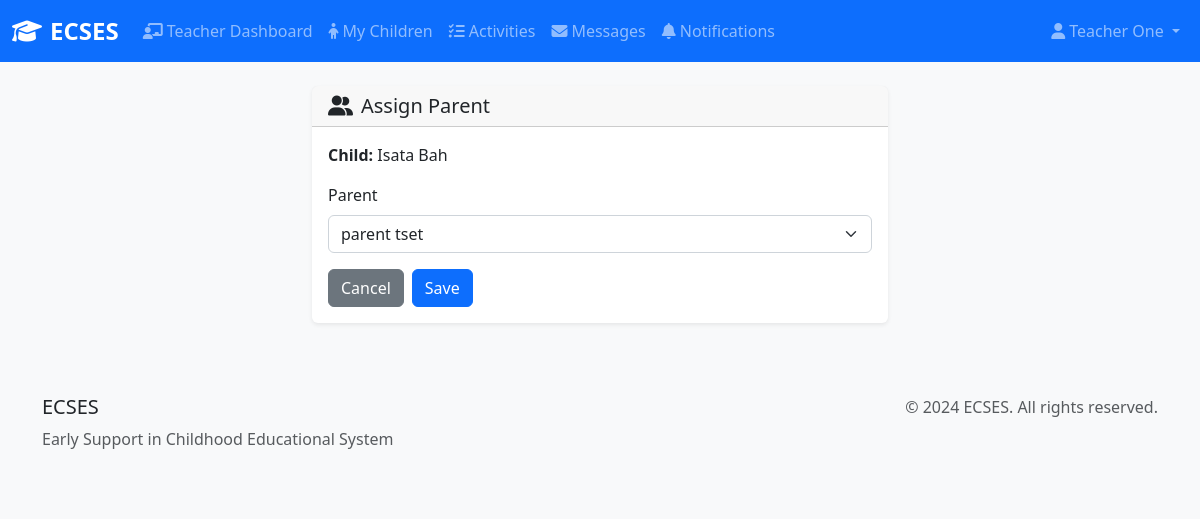
The page /earlycare/child/8/assign-parent/ (signed in) on the database its author committed.
### earlycare/models.py (models this page shows, shortened)
class Child(models.Model):
    GENDER_CHOICES = [
        ('M', 'Male'),
        ('F', 'Female'),
        ('O', 'Other'),
    ]
    first_name = models.CharField(max_length=100)
    last_name = models.CharField(max_length=100)
    date_of_birth = models.DateField()
    gender = models.CharField(max_length=1, choices=GENDER_CHOICES)
    parent = models.ForeignKey(User, on_delete=models.CASCADE, related_name='children')
    teacher = models.ForeignKey(User, on_delete=models.SET_NULL, null=True, blank=True, related_name='assigned_children', default=None)
    medical_conditions = models.TextField(blank=True, help_text="Any medical conditions or special needs")
    emergency_contact = models.CharField(max_length=100, blank=True)
    emergency_phone = models.CharField(max_length=15, blank=True)
    created_at = models.DateTimeField(auto_now_add=True)
    updated_at = models.DateTimeField(auto_now=True)
    is_active = models.BooleanField(default=True)
    class Meta:
        verbose_name = "Child"
        verbose_name_plural = "Children"
        ordering = ['last_name', 'first_name']

### earlycare/views.py (the view, shortened to what this page needs)
# urls.py: path('child/<int:child_id>/assign-parent/', views.assign_parent, name='assign_parent'),
@role_required('admin')
def assign_parent(request, child_id):
    from django.contrib.auth.models import User
    child = get_object_or_404(Child, id=child_id)
    parents = User.objects.filter(userprofile__role='parent').order_by('first_name', 'last_name')
    context = {
        'child': child,
        'parents': parents,
    }
    return render(request, 'earlycare/child/assign_parent.html', context)

### templates/earlycare/child/assign_parent.html (shortened to what this page needs)
{% extends 'base.html' %}
{% block content %}
<div class="row justify-content-center">
  <div class="col-md-8 col-lg-6">
    <div class="card">
      <div class="card-header">
        <h5 class="mb-0"><i class="fas fa-user-friends me-2"></i>Assign Parent</h5>
      </div>
      <div class="card-body">
        <p class="mb-3"><strong>Child:</strong> {{ child.first_name }} {{ child.last_name }}</p>
        <form method="post">
          <div class="mb-3">
            <label class="form-label" for="id_parent">Parent</label>
            <select id="id_parent" name="parent_id" class="form-select" required>
              {% for p in parents %}
              <option value="{{ p.id }}" {% if child.parent and child.parent.id == p.id %}selected{% endif %}>{{ p.get_full_name|default:p.username }}</option>
              {% endfor %}
            </select>
          </div>
          <div class="d-flex gap-2">
            <a class="btn btn-secondary" href="{% url 'earlycare:child_detail' child.id %}">Cancel</a>
            <button type="submit" class="btn btn-primary">Save</button>
          </div>
        </form>
      </div>
    </div>
  </div>
</div>
{% endblock %}

### templates/base.html (shortened to what this page needs)
{% load static %}
<!DOCTYPE html>
<html lang="en">
<head>
    <link href="https://cdn.jsdelivr.net/npm/bootstrap@5.3.0/dist/css/bootstrap.min.css" rel="stylesheet">
    <link href="https://cdnjs.cloudflare.com/ajax/libs/font-awesome/6.4.0/css/all.min.css" rel="stylesheet">
    <link href="{% static 'css/styles.css' %}" rel="stylesheet">
</head>
<body>
    <nav class="navbar navbar-expand-lg navbar-dark bg-primary">
        <div class="container-fluid">
            <a class="navbar-brand" href="{% url 'home' %}">
                <i class="fas fa-graduation-cap me-2"></i>ECSES
            </a>
            {% if user.is_authenticated %}
            <div class="collapse navbar-collapse" id="navbarNav">
                <ul class="navbar-nav me-auto">
                    {% if user.is_superuser or user.userprofile.role == 'admin' %}
                        <li class="nav-item">
                            <a class="nav-link" href="{% url 'admin_dashboard' %}">
                                <i class="fas fa-tachometer-alt me-1"></i>Admin Dashboard
                            </a>
                        </li>
                        <li class="nav-item">
                            <a class="nav-link" href="{% url 'connecthub:user_management' %}">
                                <i class="fas fa-users me-1"></i>User Management
                            </a>
                        </li>
                    {% elif user.userprofile.role == 'teacher' %}
                        <li class="nav-item">
                            <a class="nav-link" href="{% url 'teacher_dashboard' %}">
                                <i class="fas fa-chalkboard-teacher me-1"></i>Teacher Dashboard
                            </a>
                        </li>
                        <li class="nav-item">
                            <a class="nav-link" href="{% url 'earlycare:child_list' %}">
                                <i class="fas fa-child me-1"></i>My Children
                            </a>
                        </li>
                        <li class="nav-item">
                            <a class="nav-link" href="{% url 'learnlytics:activity_list' %}">
                                <i class="fas fa-tasks me-1"></i>Activities
                            </a>
                        </li>
                    {% endif %}
                    <li class="nav-item">
                        <a class="nav-link" href="{% url 'connecthub:inbox' %}">
                            <i class="fas fa-envelope me-1"></i>Messages
                        </a>
                    </li>
                    <li class="nav-item">
                        <a class="nav-link" href="{% url 'connecthub:notifications' %}">
                            <i class="fas fa-bell me-1"></i>Notifications
                        </a>
                    </li>
                </ul>
                <ul class="navbar-nav">
                    <li class="nav-item dropdown">
                        <a class="nav-link dropdown-toggle" href="#" id="navbarDropdown" role="button" data-bs-toggle="dropdown">
                            <i class="fas fa-user me-1"></i>{{ user.get_full_name|default:user.username }}
                        </a>
                    </li>
                </ul>
            </div>
            {% endif %}
        </div>
    </nav>
    <main class="container-fluid mt-4">
        {% block content %}{% endblock %}
    </main>
    <footer class="bg-light mt-5 py-4">
        <div class="container">
            <div class="row">
                <div class="col-md-6">
                    <h5>ECSES</h5>
                    <p class="text-muted">Early Support in Childhood Educational System</p>
                </div>
                <div class="col-md-6 text-end">
                    <p class="text-muted">&copy; 2024 ECSES. All rights reserved.</p>
                </div>
            </div>
        </div>
    </footer>
</body>
</html>

### static/css/styles.css (style rules this page uses)
body { font-family: 'Segoe UI', Tahoma, Geneva, Verdana, sans-serif; background-color: #f8f9fa; }
.navbar-brand { font-weight: bold; font-size: 1.5rem; }
.card { border: none; box-shadow: 0 0.125rem 0.25rem rgba(0, 0, 0, 0.075); transition: box-shadow 0.15s ease-in-out; }
.btn { border-radius: 0.375rem; font-weight: 500; }
.form-control, .form-select { border-radius: 0.375rem; border: 1px solid #ced4da; }

### rows shown on the page
Child: first_name "Isata", last_name "Bah", parent_id "parent tset"

### other values the page prints
{{ user.get_full_name|default:user.username }} "Teacher One"
